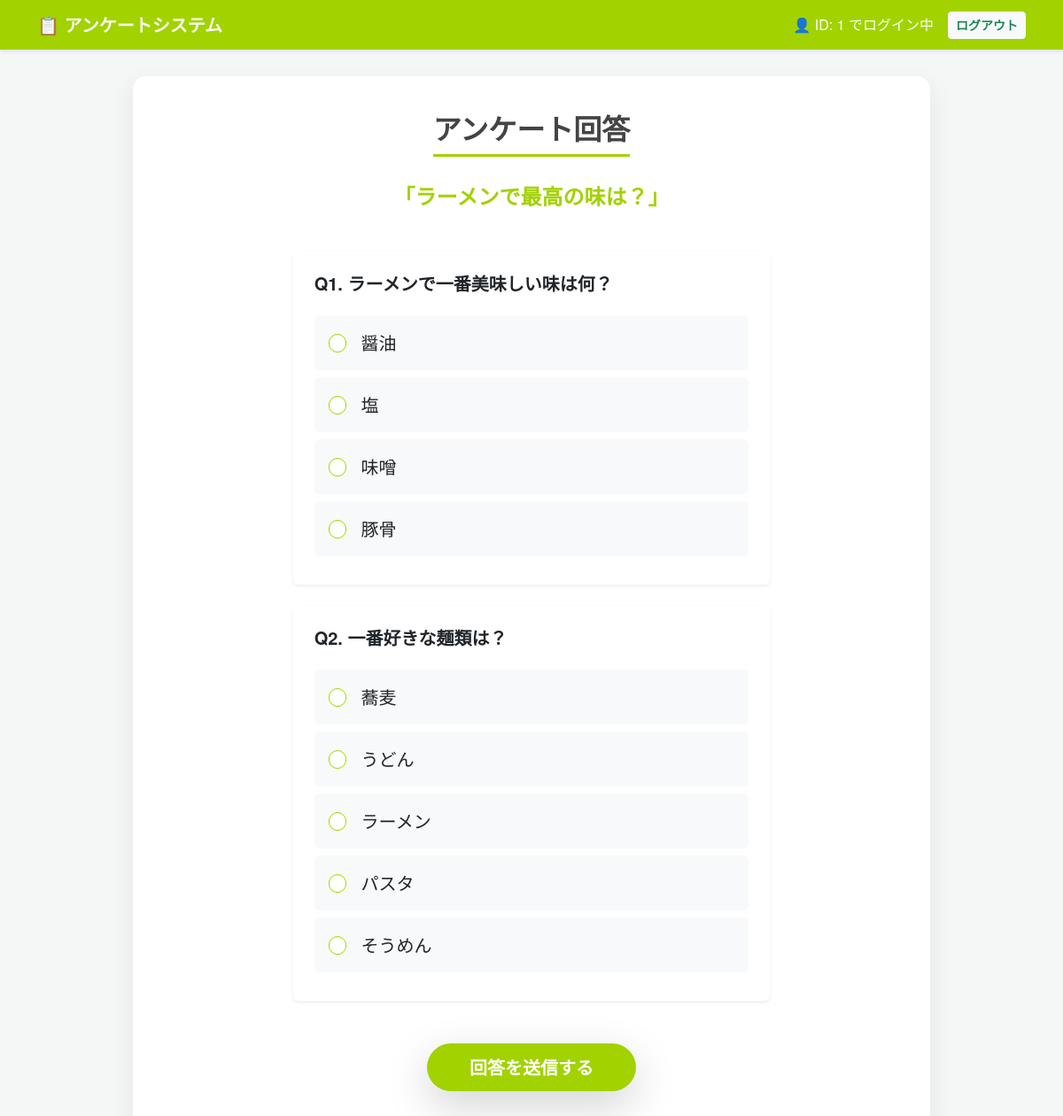
/survey/2/answer (signed in), run on the app's committed database.
### models.py (models this page shows)
class Survey(db.Model):
    __tablename__ = 'Survey'
    id = db.Column(db.Integer, primary_key=True)
    title = db.Column(db.String(200), nullable=False)
    created_at = db.Column(db.DateTime, default=datetime.utcnow)
    user_id = db.Column(db.Integer, db.ForeignKey('User.id'))
    questions = db.relationship('Question', backref='survey', lazy=True)
    user = db.relationship('User', backref='surveys')

class Question(db.Model):
    __tablename__ = 'Question'
    id = db.Column(db.Integer, primary_key=True)
    text = db.Column(db.String(500), nullable=False)
    survey_id = db.Column(db.Integer, db.ForeignKey('Survey.id'))
    choices = db.relationship('Choice', backref='question', lazy=True)

class Choice(db.Model):
    __tablename__ = 'Choice'
    id = db.Column(db.Integer, primary_key=True)
    text = db.Column(db.String(200), nullable=False)
    question_id = db.Column(db.Integer, db.ForeignKey('Question.id'))

### app.py (the view, shortened to what this page needs)
@app.route('/survey/<int:survey_id>/answer', methods=['GET', 'POST'])
def answer_survey(survey_id):
    if 'user_id' not in session:
        return redirect(url_for('register')) # 未ログインなら登録画面へ
    survey = Survey.query.get_or_404(survey_id)
    return render_template('answer.html', survey=survey)

### templates/answer.html
{% extends "layout.html" %}
{% block content %}
<div class="h2-container">
    <h2>アンケート回答</h2>
</div>
<p class="text-center h4 mb-5 fw-bold" style="color: var(--brand-color);">「{{ survey.title }}」</p>
<div class="row justify-content-center">
    <div class="col-md-8">
        <form method="post">
            {% for question in survey.questions %}
                <div class="card mb-4 shadow-sm border-0">
                    <div class="card-header bg-white border-bottom-0 pt-4 px-4">
                        <h5 class="fw-bold mb-0">Q{{ loop.index }}. {{ question.text }}</h5>
                    </div>
                    <div class="card-body px-4 pb-4">
                        <div class="list-group">
                            {% for choice in question.choices %}
                                <label class="list-group-item list-group-item-action border-0 rounded mb-2 p-3 d-flex align-items-center" style="background-color: #f8f9fa; cursor: pointer;">
                                    <input class="form-check-input me-3 mt-0" type="radio" name="q_{{ question.id }}" value="{{ choice.id }}" required style="width: 1.3em; height: 1.3em; border-color: var(--brand-color);">
                                    <span class="fs-5">{{ choice.text }}</span>
                                </label>
                            {% endfor %}
                        </div>
                    </div>
                </div>
            {% endfor %}
            <div class="text-center mt-5">
                <button type="submit" class="btn btn-brand btn-lg px-5 shadow-lg">
                    回答を送信する
                </button>
            </div>
        </form>
    </div>
</div>
{% endblock %}

### templates/layout.html (shortened to what this page needs)
<!DOCTYPE html>
<html lang="ja">
<head>
    <link href="https://cdn.jsdelivr.net/npm/bootstrap@5.3.0/dist/css/bootstrap.min.css" rel="stylesheet">
</head>
<body>
    <nav class="navbar navbar-expand navbar-custom">
        <div class="container">
            <a class="navbar-brand" href="/">📋 アンケートシステム</a>
            <div class="ms-auto d-flex align-items-center">
                {% if session.get('user_id') %}
                    <span class="text-white me-3">👤 ID: {{ session.get('user_id') }} でログイン中</span>
                    <a href="/logout" class="btn btn-sm btn-light text-success fw-bold">ログアウト</a>
                {% else %}
                    <a href="/register" class="btn btn-sm btn-light text-success fw-bold">ユーザ登録</a>
                {% endif %}
            </div>
        </div>
    </nav>
    <div class="container d-flex justify-content-center">
        <div class="main-container col-12">
            {% block content %}{% endblock %}
        </div>
    </div>
</body>
</html>

### templates/layout.html (style rules this page uses)
:root { --brand-color: #a2d200; --brand-color-dark: #8ab300; }
body { background-color: #f4f7f6; font-family: 'Helvetica Neue', Arial, sans-serif; }
.main-container { background-color: #ffffff; border-radius: 15px; box-shadow: 0 10px 30px rgba(0,0,0,0.08); padding: 40px; margin-top: 30px; margin-bottom: 30px; max-width: 900px; }
.navbar-custom { background-color: var(--brand-color) !important; box-shadow: 0 2px 4px rgba(0,0,0,0.1); }
.navbar-brand, .nav-link { color: white !important; font-weight: bold; }
h2 { color: #444; text-align: center; font-weight: bold; margin-bottom: 30px; border-bottom: 3px solid var(--brand-color); display: inline-block; padding-bottom: 10px; }
.h2-container { text-align: center; }
.btn-brand { background-color: var(--brand-color); border: none; color: white; font-weight: bold; padding: 12px 30px; border-radius: 30px; transition: all 0.3s; }

### data on the page
Survey: title "ラーメンで最高の味は？"
Question: text "ラーメンで一番美味しい味は何？"
Choice: text "醤油"
Choice: text "塩"
Choice: text "味噌"
Choice: text "豚骨"
Question: text "一番好きな麺類は？"
Choice: text "蕎麦"
Choice: text "うどん"
Choice: text "ラーメン"
Choice: text "パスタ"
Choice: text "そうめん"

### other printed values
{{ session.get('user_id') }} "1"
